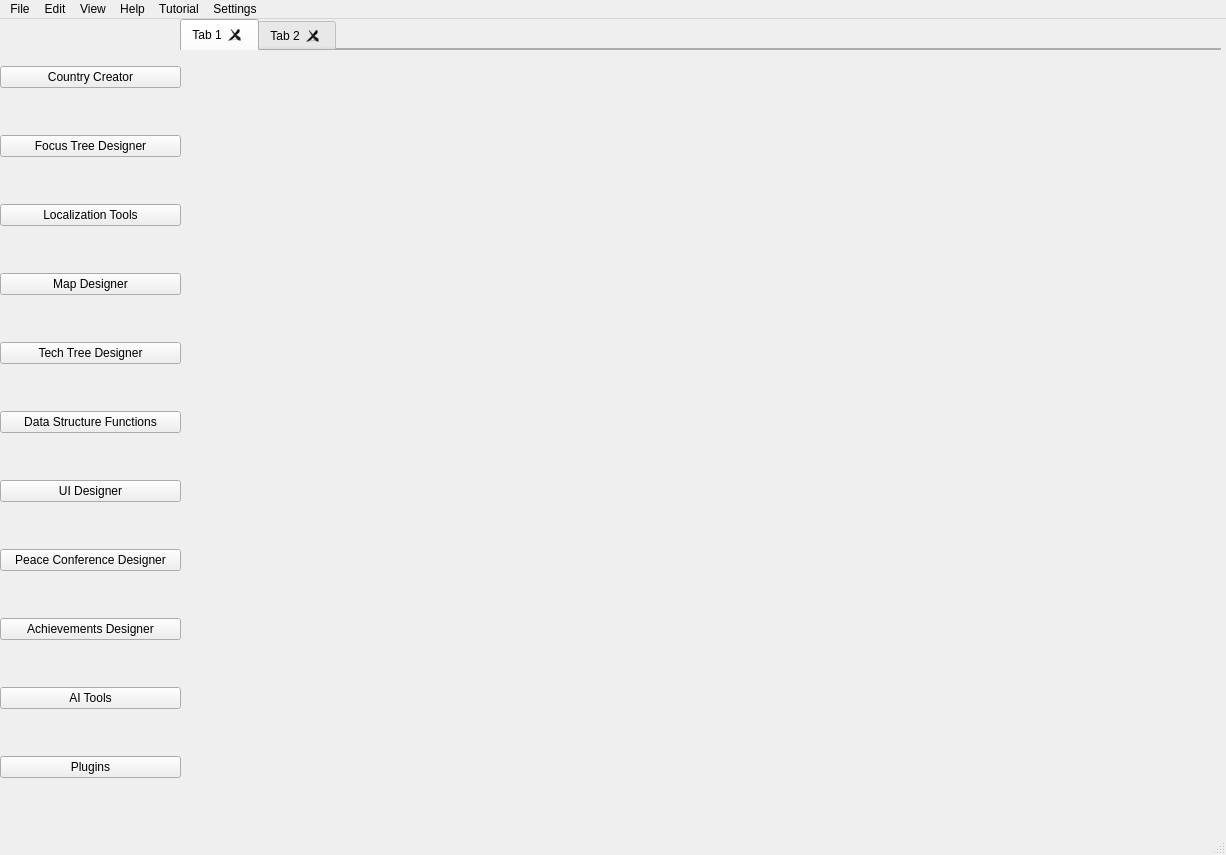
<?xml version="1.0" encoding="UTF-8"?>
<ui version="4.0">
 <class>MainWindow</class>
 <widget class="QMainWindow" name="MainWindow">
  <property name="geometry">
   <rect>
    <x>0</x>
    <y>0</y>
    <width>1226</width>
    <height>855</height>
   </rect>
  </property>
  <property name="minimumSize">
   <size>
    <width>1226</width>
    <height>855</height>
   </size>
  </property>
  <property name="windowTitle">
   <string>Hearts Of Iron 4: Arsenal</string>
  </property>
  <widget class="QWidget" name="centralwidget">
   <property name="minimumSize">
    <size>
     <width>1226</width>
     <height>812</height>
    </size>
   </property>
   <widget class="QWidget" name="Viewport" native="true">
    <property name="geometry">
     <rect>
      <x>180</x>
      <y>30</y>
      <width>1041</width>
      <height>781</height>
     </rect>
    </property>
   </widget>
   <widget class="QTabWidget" name="tabWidget">
    <property name="geometry">
     <rect>
      <x>180</x>
      <y>0</y>
      <width>1041</width>
      <height>31</height>
     </rect>
    </property>
    <property name="mouseTracking">
     <bool>true</bool>
    </property>
    <property name="acceptDrops">
     <bool>true</bool>
    </property>
    <property name="toolTipDuration">
     <number>0</number>
    </property>
    <property name="tabShape">
     <enum>QTabWidget::Rounded</enum>
    </property>
    <property name="currentIndex">
     <number>0</number>
    </property>
    <property name="tabsClosable">
     <bool>true</bool>
    </property>
    <property name="movable">
     <bool>true</bool>
    </property>
    <widget class="QWidget" name="Tab1">
     <attribute name="title">
      <string>Tab 1</string>
     </attribute>
    </widget>
    <widget class="QWidget" name="Tab2">
     <attribute name="title">
      <string>Tab 2</string>
     </attribute>
    </widget>
   </widget>
   <widget class="QWidget" name="verticalLayoutWidget">
    <property name="geometry">
     <rect>
      <x>0</x>
      <y>0</y>
      <width>181</width>
      <height>811</height>
     </rect>
    </property>
    <layout class="QVBoxLayout" name="verticalLayout">
     <property name="spacing">
      <number>0</number>
     </property>
     <item>
      <widget class="QPushButton" name="CountryCreatorButton">
       <property name="text">
        <string>Country Creator</string>
       </property>
      </widget>
     </item>
     <item>
      <widget class="QPushButton" name="FocusTreeDesignerButton_2">
       <property name="mouseTracking">
        <bool>false</bool>
       </property>
       <property name="text">
        <string>Focus Tree Designer</string>
       </property>
       <property name="checkable">
        <bool>false</bool>
       </property>
      </widget>
     </item>
     <item>
      <widget class="QPushButton" name="LocalizationButton">
       <property name="text">
        <string>Localization Tools</string>
       </property>
      </widget>
     </item>
     <item>
      <widget class="QPushButton" name="MapDesignerButton">
       <property name="text">
        <string>Map Designer</string>
       </property>
      </widget>
     </item>
     <item>
      <widget class="QPushButton" name="TechTreeDesignerButton">
       <property name="text">
        <string>Tech Tree Designer</string>
       </property>
      </widget>
     </item>
     <item>
      <widget class="QPushButton" name="DataStructureFunctionsButton">
       <property name="text">
        <string>Data Structure Functions</string>
       </property>
      </widget>
     </item>
     <item>
      <widget class="QPushButton" name="UIDesignerButton">
       <property name="text">
        <string>UI Designer</string>
       </property>
      </widget>
     </item>
     <item>
      <widget class="QPushButton" name="PeaceConferenceDesignerButton">
       <property name="text">
        <string>Peace Conference Designer</string>
       </property>
      </widget>
     </item>
     <item>
      <widget class="QPushButton" name="AchievementDesignerButton">
       <property name="text">
        <string>Achievements Designer</string>
       </property>
      </widget>
     </item>
     <item>
      <widget class="QPushButton" name="AIButton">
       <property name="text">
        <string>AI Tools</string>
       </property>
      </widget>
     </item>
     <item>
      <widget class="QPushButton" name="PluginsButton">
       <property name="text">
        <string>Plugins</string>
       </property>
      </widget>
     </item>
    </layout>
   </widget>
  </widget>
  <widget class="QStatusBar" name="statusbar"/>
  <widget class="QMenuBar" name="menubar">
   <property name="geometry">
    <rect>
     <x>0</x>
     <y>0</y>
     <width>1226</width>
     <height>22</height>
    </rect>
   </property>
   <widget class="QMenu" name="menuFiel">
    <property name="title">
     <string>File</string>
    </property>
    <addaction name="actionLink_Arsenal_To_Mod_Folder"/>
   </widget>
   <widget class="QMenu" name="menuEdit">
    <property name="title">
     <string>Edit</string>
    </property>
    <addaction name="actionUndo"/>
    <addaction name="actionRedo"/>
   </widget>
   <widget class="QMenu" name="menuView">
    <property name="title">
     <string>View</string>
    </property>
   </widget>
   <widget class="QMenu" name="menuTutorial">
    <property name="title">
     <string>Tutorial</string>
    </property>
   </widget>
   <widget class="QMenu" name="menuHelp">
    <property name="title">
     <string>Help</string>
    </property>
   </widget>
   <widget class="QMenu" name="menuSettings">
    <property name="title">
     <string>Settings</string>
    </property>
   </widget>
   <addaction name="menuFiel"/>
   <addaction name="menuEdit"/>
   <addaction name="menuView"/>
   <addaction name="menuHelp"/>
   <addaction name="menuTutorial"/>
   <addaction name="menuSettings"/>
  </widget>
  <action name="actionCountry_Creator_Help">
   <property name="text">
    <string>Country Creator Help</string>
   </property>
  </action>
  <action name="actionFocus_Tree_Designer_Help">
   <property name="text">
    <string>Focus Tree Designer Help</string>
   </property>
  </action>
  <action name="actionLocalization_Tools_Help">
   <property name="text">
    <string>Localization Tools Help</string>
   </property>
  </action>
  <action name="actionMap_Designer_Help">
   <property name="text">
    <string>Map Designer Help</string>
   </property>
  </action>
  <action name="actionTech_Tree_Designer_Help">
   <property name="text">
    <string>Tech Tree Designer Help</string>
   </property>
  </action>
  <action name="actionUndo">
   <property name="text">
    <string>Undo</string>
   </property>
  </action>
  <action name="actionRedo">
   <property name="text">
    <string>Redo</string>
   </property>
  </action>
  <action name="actionLink_Arsenal_To_Mod_Folder">
   <property name="text">
    <string>Link Arsenal To Mod Folder</string>
   </property>
  </action>
 </widget>
 <tabstops>
  <tabstop>tabWidget</tabstop>
  <tabstop>CountryCreatorButton</tabstop>
  <tabstop>FocusTreeDesignerButton_2</tabstop>
  <tabstop>DataStructureFunctionsButton</tabstop>
  <tabstop>TechTreeDesignerButton</tabstop>
  <tabstop>MapDesignerButton</tabstop>
  <tabstop>LocalizationButton</tabstop>
  <tabstop>PeaceConferenceDesignerButton</tabstop>
  <tabstop>AchievementDesignerButton</tabstop>
  <tabstop>AIButton</tabstop>
  <tabstop>PluginsButton</tabstop>
  <tabstop>UIDesignerButton</tabstop>
 </tabstops>
 <resources/>
 <connections/>
</ui>
